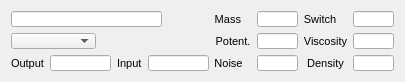
  <widget class="QWidget" name="layoutWidget">
   <property name="geometry">
    <rect>
     <x>11</x>
     <y>578</y>
     <width>400</width>
     <height>68</height>
    </rect>
   </property>
   <layout class="QHBoxLayout" name="horizontalLayout_19">
    <item>
     <layout class="QVBoxLayout" name="verticalLayout_12">
      <item>
       <layout class="QVBoxLayout" name="verticalLayout_11">
        <item>
         <widget class="SFLineEdit" name="unit4NameLineEdit">
          <property name="sizePolicy">
           <sizepolicy hsizetype="Fixed" vsizetype="Fixed">
            <horstretch>0</horstretch>
            <verstretch>0</verstretch>
           </sizepolicy>
          </property>
          <property name="minimumSize">
           <size>
            <width>151</width>
            <height>16</height>
           </size>
          </property>
          <property name="maximumSize">
           <size>
            <width>151</width>
            <height>16</height>
           </size>
          </property>
          <property name="font">
           <font>
            <pointsize>8</pointsize>
           </font>
          </property>
          <property name="text">
           <string/>
          </property>
         </widget>
        </item>
        <item>
         <widget class="QComboBox" name="unit4ActiveComboBox">
          <property name="sizePolicy">
           <sizepolicy hsizetype="Fixed" vsizetype="Fixed">
            <horstretch>0</horstretch>
            <verstretch>0</verstretch>
           </sizepolicy>
          </property>
          <property name="minimumSize">
           <size>
            <width>85</width>
            <height>16</height>
           </size>
          </property>
          <property name="maximumSize">
           <size>
            <width>85</width>
            <height>16</height>
           </size>
          </property>
          <property name="font">
           <font>
            <pointsize>8</pointsize>
           </font>
          </property>
          <property name="mouseTracking">
           <bool>false</bool>
          </property>
         </widget>
        </item>
       </layout>
      </item>
      <item>
       <layout class="QHBoxLayout" name="horizontalLayout_21">
        <item>
         <widget class="QLabel" name="label_62">
          <property name="sizePolicy">
           <sizepolicy hsizetype="Fixed" vsizetype="Preferred">
            <horstretch>0</horstretch>
            <verstretch>0</verstretch>
           </sizepolicy>
          </property>
          <property name="font">
           <font>
            <pointsize>8</pointsize>
           </font>
          </property>
          <property name="text">
           <string>Output</string>
          </property>
         </widget>
        </item>
        <item>
         <widget class="SFLineEdit" name="unit4OutputLineEdit">
          <property name="sizePolicy">
           <sizepolicy hsizetype="Fixed" vsizetype="Fixed">
            <horstretch>0</horstretch>
            <verstretch>0</verstretch>
           </sizepolicy>
          </property>
          <property name="minimumSize">
           <size>
            <width>61</width>
            <height>16</height>
           </size>
          </property>
          <property name="maximumSize">
           <size>
            <width>61</width>
            <height>16</height>
           </size>
          </property>
          <property name="font">
           <font>
            <pointsize>8</pointsize>
           </font>
          </property>
          <property name="alignment">
           <set>Qt::AlignRight|Qt::AlignTrailing|Qt::AlignVCenter</set>
          </property>
          <property name="readOnly">
           <bool>true</bool>
          </property>
         </widget>
        </item>
        <item>
         <widget class="QLabel" name="label_63">
          <property name="sizePolicy">
           <sizepolicy hsizetype="Fixed" vsizetype="Preferred">
            <horstretch>0</horstretch>
            <verstretch>0</verstretch>
           </sizepolicy>
          </property>
          <property name="font">
           <font>
            <pointsize>8</pointsize>
           </font>
          </property>
          <property name="text">
           <string>Input</string>
          </property>
         </widget>
        </item>
        <item>
         <widget class="SFLineEdit" name="unit4InputLineEdit">
          <property name="sizePolicy">
           <sizepolicy hsizetype="Fixed" vsizetype="Fixed">
            <horstretch>0</horstretch>
            <verstretch>0</verstretch>
           </sizepolicy>
          </property>
          <property name="minimumSize">
           <size>
            <width>61</width>
            <height>16</height>
           </size>
          </property>
          <property name="maximumSize">
           <size>
            <width>61</width>
            <height>16</height>
           </size>
          </property>
          <property name="font">
           <font>
            <pointsize>8</pointsize>
           </font>
          </property>
          <property name="alignment">
           <set>Qt::AlignRight|Qt::AlignTrailing|Qt::AlignVCenter</set>
          </property>
          <property name="readOnly">
           <bool>true</bool>
          </property>
         </widget>
        </item>
       </layout>
      </item>
     </layout>
    </item>
    <item>
     <layout class="QHBoxLayout" name="horizontalLayout_18">
      <item>
       <layout class="QVBoxLayout" name="verticalLayout_50">
        <item>
         <widget class="QLabel" name="label_55">
          <property name="sizePolicy">
           <sizepolicy hsizetype="Fixed" vsizetype="Preferred">
            <horstretch>0</horstretch>
            <verstretch>0</verstretch>
           </sizepolicy>
          </property>
          <property name="minimumSize">
           <size>
            <width>26</width>
            <height>16</height>
           </size>
          </property>
          <property name="maximumSize">
           <size>
            <width>26</width>
            <height>16</height>
           </size>
          </property>
          <property name="font">
           <font>
            <pointsize>8</pointsize>
           </font>
          </property>
          <property name="text">
           <string>Mass</string>
          </property>
          <property name="alignment">
           <set>Qt::AlignRight|Qt::AlignTrailing|Qt::AlignVCenter</set>
          </property>
         </widget>
        </item>
        <item>
         <widget class="QLabel" name="label_56">
          <property name="sizePolicy">
           <sizepolicy hsizetype="Fixed" vsizetype="Preferred">
            <horstretch>0</horstretch>
            <verstretch>0</verstretch>
           </sizepolicy>
          </property>
          <property name="minimumSize">
           <size>
            <width>36</width>
            <height>16</height>
           </size>
          </property>
          <property name="maximumSize">
           <size>
            <width>36</width>
            <height>16</height>
           </size>
          </property>
          <property name="font">
           <font>
            <pointsize>8</pointsize>
           </font>
          </property>
          <property name="text">
           <string>Potent.</string>
          </property>
          <property name="alignment">
           <set>Qt::AlignCenter</set>
          </property>
         </widget>
        </item>
        <item>
         <widget class="QLabel" name="label_57">
          <property name="sizePolicy">
           <sizepolicy hsizetype="Fixed" vsizetype="Preferred">
            <horstretch>0</horstretch>
            <verstretch>0</verstretch>
           </sizepolicy>
          </property>
          <property name="minimumSize">
           <size>
            <width>27</width>
            <height>16</height>
           </size>
          </property>
          <property name="maximumSize">
           <size>
            <width>27</width>
            <height>16</height>
           </size>
          </property>
          <property name="font">
           <font>
            <pointsize>8</pointsize>
           </font>
          </property>
          <property name="text">
           <string>Noise</string>
          </property>
          <property name="alignment">
           <set>Qt::AlignCenter</set>
          </property>
         </widget>
        </item>
       </layout>
      </item>
      <item>
       <layout class="QVBoxLayout" name="verticalLayout_51">
        <item>
         <widget class="SFLineEdit" name="unit4MassLineEdit">
          <property name="enabled">
           <bool>true</bool>
          </property>
          <property name="sizePolicy">
           <sizepolicy hsizetype="Fixed" vsizetype="Fixed">
            <horstretch>0</horstretch>
            <verstretch>0</verstretch>
           </sizepolicy>
          </property>
          <property name="minimumSize">
           <size>
            <width>41</width>
            <height>16</height>
           </size>
          </property>
          <property name="maximumSize">
           <size>
            <width>41</width>
            <height>16</height>
           </size>
          </property>
          <property name="font">
           <font>
            <pointsize>8</pointsize>
           </font>
          </property>
          <property name="alignment">
           <set>Qt::AlignRight|Qt::AlignTrailing|Qt::AlignVCenter</set>
          </property>
         </widget>
        </item>
        <item>
         <widget class="SFLineEdit" name="unit4PotentLineEdit">
          <property name="sizePolicy">
           <sizepolicy hsizetype="Fixed" vsizetype="Fixed">
            <horstretch>0</horstretch>
            <verstretch>0</verstretch>
           </sizepolicy>
          </property>
          <property name="minimumSize">
           <size>
            <width>41</width>
            <height>16</height>
           </size>
          </property>
          <property name="maximumSize">
           <size>
            <width>41</width>
            <height>16</height>
           </size>
          </property>
          <property name="font">
           <font>
            <pointsize>8</pointsize>
           </font>
          </property>
          <property name="alignment">
           <set>Qt::AlignRight|Qt::AlignTrailing|Qt::AlignVCenter</set>
          </property>
         </widget>
        </item>
        <item>
         <widget class="SFLineEdit" name="unit4NoiseLineEdit">
          <property name="sizePolicy">
           <sizepolicy hsizetype="Fixed" vsizetype="Fixed">
            <horstretch>0</horstretch>
            <verstretch>0</verstretch>
           </sizepolicy>
          </property>
          <property name="minimumSize">
           <size>
            <width>41</width>
            <height>16</height>
           </size>
          </property>
          <property name="maximumSize">
           <size>
            <width>41</width>
            <height>16</height>
           </size>
          </property>
          <property name="font">
           <font>
            <pointsize>8</pointsize>
           </font>
          </property>
          <property name="alignment">
           <set>Qt::AlignRight|Qt::AlignTrailing|Qt::AlignVCenter</set>
          </property>
         </widget>
        </item>
       </layout>
      </item>
      <item>
       <layout class="QVBoxLayout" name="verticalLayout_52">
        <item>
         <widget class="QLabel" name="label_58">
          <property name="sizePolicy">
           <sizepolicy hsizetype="Fixed" vsizetype="Preferred">
            <horstretch>0</horstretch>
            <verstretch>0</verstretch>
           </sizepolicy>
          </property>
          <property name="minimumSize">
           <size>
            <width>32</width>
            <height>16</height>
           </size>
          </property>
          <property name="maximumSize">
           <size>
            <width>32</width>
            <height>16</height>
           </size>
          </property>
          <property name="font">
           <font>
            <pointsize>8</pointsize>
           </font>
          </property>
          <property name="text">
           <string>Switch</string>
          </property>
          <property name="alignment">
           <set>Qt::AlignCenter</set>
          </property>
         </widget>
        </item>
        <item>
         <widget class="QLabel" name="label_59">
          <property name="sizePolicy">
           <sizepolicy hsizetype="Fixed" vsizetype="Preferred">
            <horstretch>0</horstretch>
            <verstretch>0</verstretch>
           </sizepolicy>
          </property>
          <property name="minimumSize">
           <size>
            <width>43</width>
            <height>16</height>
           </size>
          </property>
          <property name="maximumSize">
           <size>
            <width>43</width>
            <height>16</height>
           </size>
          </property>
          <property name="font">
           <font>
            <pointsize>8</pointsize>
           </font>
          </property>
          <property name="text">
           <string>Viscosity</string>
          </property>
          <property name="alignment">
           <set>Qt::AlignCenter</set>
          </property>
         </widget>
        </item>
        <item>
         <widget class="QLabel" name="label_60">
          <property name="sizePolicy">
           <sizepolicy hsizetype="Fixed" vsizetype="Preferred">
            <horstretch>0</horstretch>
            <verstretch>0</verstretch>
           </sizepolicy>
          </property>
          <property name="minimumSize">
           <size>
            <width>43</width>
            <height>16</height>
           </size>
          </property>
          <property name="maximumSize">
           <size>
            <width>43</width>
            <height>16</height>
           </size>
          </property>
          <property name="font">
           <font>
            <pointsize>8</pointsize>
           </font>
          </property>
          <property name="text">
           <string>Density</string>
          </property>
          <property name="alignment">
           <set>Qt::AlignCenter</set>
          </property>
         </widget>
        </item>
       </layout>
      </item>
      <item>
       <layout class="QVBoxLayout" name="verticalLayout_53">
        <item>
         <widget class="SFLineEdit" name="unit4SwitchLineEdit">
          <property name="sizePolicy">
           <sizepolicy hsizetype="Fixed" vsizetype="Fixed">
            <horstretch>0</horstretch>
            <verstretch>0</verstretch>
           </sizepolicy>
          </property>
          <property name="minimumSize">
           <size>
            <width>41</width>
            <height>16</height>
           </size>
          </property>
          <property name="maximumSize">
           <size>
            <width>41</width>
            <height>16</height>
           </size>
          </property>
          <property name="font">
           <font>
            <pointsize>8</pointsize>
           </font>
          </property>
          <property name="alignment">
           <set>Qt::AlignRight|Qt::AlignTrailing|Qt::AlignVCenter</set>
          </property>
         </widget>
        </item>
        <item>
         <widget class="SFLineEdit" name="unit4ViscosityLineEdit">
          <property name="sizePolicy">
           <sizepolicy hsizetype="Fixed" vsizetype="Fixed">
            <horstretch>0</horstretch>
            <verstretch>0</verstretch>
           </sizepolicy>
          </property>
          <property name="minimumSize">
           <size>
            <width>41</width>
            <height>16</height>
           </size>
          </property>
          <property name="maximumSize">
           <size>
            <width>41</width>
            <height>16</height>
           </size>
          </property>
          <property name="font">
           <font>
            <pointsize>8</pointsize>
           </font>
          </property>
          <property name="alignment">
           <set>Qt::AlignRight|Qt::AlignTrailing|Qt::AlignVCenter</set>
          </property>
         </widget>
        </item>
        <item>
         <widget class="SFLineEdit" name="unit4DensityLineEdit">
          <property name="sizePolicy">
           <sizepolicy hsizetype="Fixed" vsizetype="Fixed">
            <horstretch>0</horstretch>
            <verstretch>0</verstretch>
           </sizepolicy>
          </property>
          <property name="minimumSize">
           <size>
            <width>41</width>
            <height>16</height>
           </size>
          </property>
          <property name="maximumSize">
           <size>
            <width>41</width>
            <height>16</height>
           </size>
          </property>
          <property name="font">
           <font>
            <pointsize>8</pointsize>
           </font>
          </property>
          <property name="alignment">
           <set>Qt::AlignRight|Qt::AlignTrailing|Qt::AlignVCenter</set>
          </property>
         </widget>
        </item>
       </layout>
      </item>
     </layout>
    </item>
   </layout>
  </widget>
